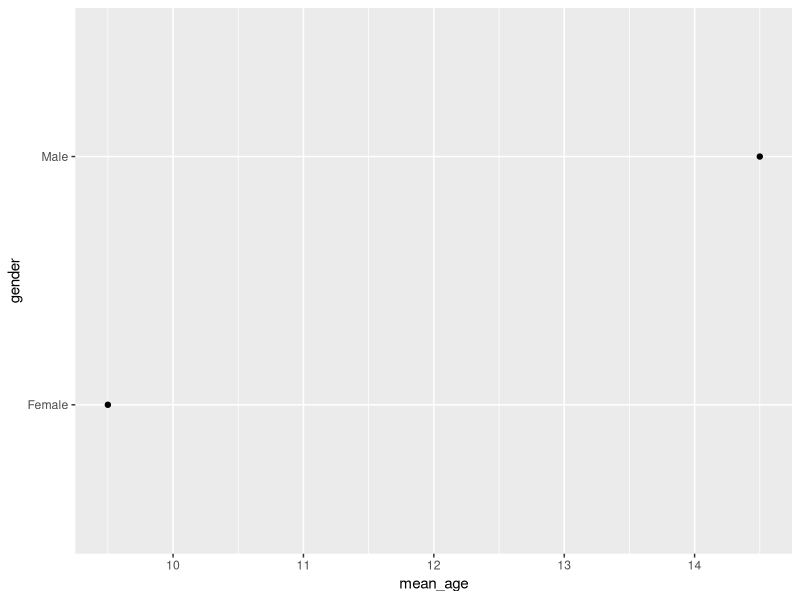

The R source for this figure:
## ---- chunk 1
library(tibble)
library(dplyr)
library(ggplot2)

my_dataframe = tibble(
  age = c(12, 17, 11, 8),
  gender = c("Male", "Male", "Female", "Female"),
  review = c("C", "B", "B", "A")
)

my_dataframe = my_dataframe %>%
  mutate(gender = factor(gender, levels = c("Male", "Female"))) %>% 
  mutate(review = factor(review, levels = c("C", "B", "A"), ordered = TRUE))

head(my_dataframe)
## ---- chunk 2
levels(my_dataframe$gender)
levels(my_dataframe$review)
## ---- chunk 3
library(forcats)
## ---- chunk 4
my_dataframe = my_dataframe %>%
  mutate(review = fct_recode(review,
                             "Very Good" = "A",
                             "Good"      = "B", 
                             "Bad"       = "C"))
head(my_dataframe)
## ---- chunk 5
my_dataframe = my_dataframe %>%
  mutate(review = fct_recode(review,
                             "Good" = "Bad"))
head(my_dataframe)
## ---- chunk 6
my_dataframe = my_dataframe %>%
  group_by(gender) %>%
  summarize(mean_age = mean(age, na.rm = TRUE)) %>%
  mutate(gender = fct_reorder(gender, mean_age))

ggplot(my_dataframe) + 
  geom_point(aes(x = mean_age, y = gender)) 
